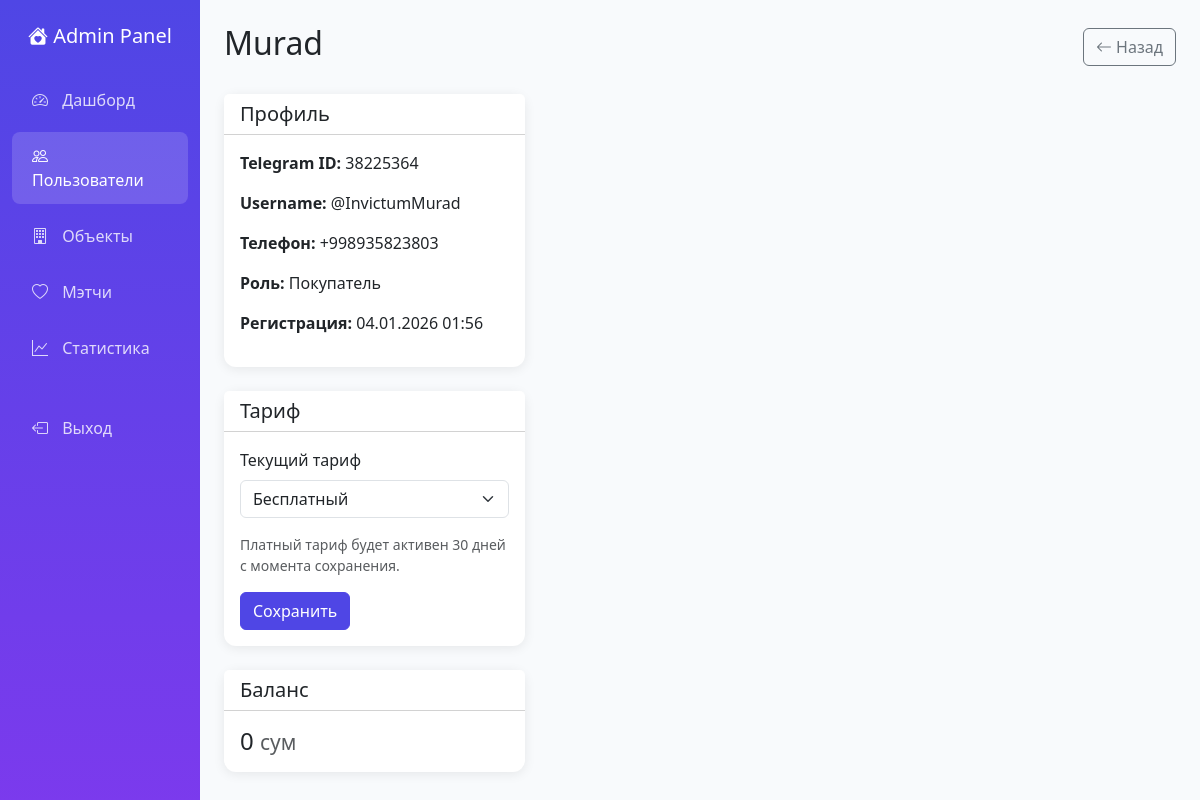
/admin/users/1 (signed in), run on the app's committed database.
### models.py (models this page shows)
class User(Base):
    __tablename__ = 'users'
    id = Column(Integer, primary_key=True)
    telegram_id = Column(BigInteger, unique=True, nullable=False)
    username = Column(String(100))
    first_name = Column(String(100))
    last_name = Column(String(100))
    phone = Column(String(20))
    language = Column(String(10), default=None)
    email = Column(String(200))
    password = Column(String(200))
    role = Column(Enum(UserRole), default=UserRole.BUYER)
    is_admin = Column(Boolean, default=False)
    admin_role = Column(Enum(AdminRole), nullable=True)
    is_blocked = Column(Boolean, default=False)
    created_at = Column(DateTime, default=get_tashkent_now)
    search_rooms = Column(String(50))
    search_floor = Column(String(20))
    search_district = Column(String(200))
    search_budget_min = Column(Integer)
    search_budget_max = Column(Integer)
    search_payment_type = Column(String(50))
    search_housing_type = Column(String(50))
    search_deal_type = Column(String(20))
    buyer_bio = Column(String(320))
    search_area_min = Column(Integer)
    search_area_max = Column(Integer)
    search_building_type = Column(String(100))
    search_renovation = Column(String(100))
    search_furniture = Column(String(20))
    search_bathroom = Column(String(50))
    search_currency = Column(String(10), default='USD')
    web_search_deal_type = Column(String(20))
    web_search_housing_type = Column(String(50))
    web_search_district = Column(String(200))
    web_search_price_min = Column(BigInteger)
    web_search_price_max = Column(BigInteger)
    web_search_area_min = Column(Integer)
    web_search_area_max = Column(Integer)
    web_search_floor_min = Column(Integer)
    web_search_floor_max = Column(Integer)
    web_search_rooms = Column(String(50))
    web_search_building_type = Column(String(100))
    web_search_renovation = Column(String(100))
    web_search_furniture = Column(String(20))
    web_search_bathroom = Column(String(50))
    seller_type = Column(Enum(SellerType))
    company_name = Column(String(200))
    manager_name = Column(String(100))
    tariff = Column(Enum(TariffType), default=TariffType.FREE)
    tariff_expires = Column(DateTime)
    trial_ends_at = Column(DateTime)
    daily_offers_count = Column(Integer, default=0)
    daily_offers_reset = Column(DateTime, default=get_tashkent_now)
    trial_used = Column(Boolean, default=False)
    balance = Column(Integer, default=0)
    bonus_properties = Column(Integer, default=0)
    bonus_likes = Column(Integer, default=0)
    properties = relationship("Property", back_populates="owner")
    likes_given = relationship("Like", foreign_keys="Like.user_id", back_populates="user")
    likes_received = relationship("Like", foreign_keys="Like.property_owner_id", back_populates="property_owner")
    offers_sent = relationship("Offer", foreign_keys="Offer.seller_id", back_populates="seller")
    offers_received = relationship("Offer", foreign_keys="Offer.buyer_id", back_populates="buyer")

### app.py (the view)
@app.route('/admin/users/<int:user_id>')
@admin_required
def admin_user_detail(user_id):
    db = get_db()
    user = db.query(User).filter(User.id == user_id).first()
    properties = db.query(Property).filter(Property.owner_id == user_id).all() if user else []
    matches = db.query(Match).filter((Match.buyer_id == user_id) | (Match.seller_id == user_id)).all() if user else []
    db.close()
    return render_template('admin/user_detail.html', user=user, properties=properties, matches=matches)

### app.py (called while the page is built)
def get_db():
    return SessionLocal()

def admin_required(f):
    @wraps(f)
    def decorated_function(*args, **kwargs):
        if 'user_id' not in session:
            return redirect(url_for('login'))
        db = get_db()
        user = db.query(User).filter(User.id == session['user_id']).first()
        db.close()
        if not user or not user.is_admin:
            return "Access denied", 403
        return f(*args, **kwargs)
    return decorated_function

### templates/admin/user_detail.html (shortened to what this page needs)
{% extends 'base.html' %}
{% block body %}
<div class="container-fluid">
    <div class="row">
        <nav class="col-md-3 col-lg-2 d-md-block sidebar collapse py-4">
            <div class="text-center text-white mb-4">
                <h5><i class="bi bi-house-heart-fill"></i> Admin Panel</h5>
            </div>
            <ul class="nav flex-column">
                <li class="nav-item">
                    <a class="nav-link" href="{{ url_for('admin_dashboard') }}">
                        <i class="bi bi-speedometer2"></i> Дашборд
                    </a>
                </li>
                <li class="nav-item">
                    <a class="nav-link active" href="{{ url_for('admin_users') }}">
                        <i class="bi bi-people"></i> Пользователи
                    </a>
                </li>
                <li class="nav-item">
                    <a class="nav-link" href="{{ url_for('admin_properties') }}">
                        <i class="bi bi-building"></i> Объекты
                    </a>
                </li>
                <li class="nav-item">
                    <a class="nav-link" href="{{ url_for('admin_matches') }}">
                        <i class="bi bi-heart"></i> Мэтчи
                    </a>
                </li>
                <li class="nav-item">
                    <a class="nav-link" href="{{ url_for('admin_stats') }}">
                        <i class="bi bi-graph-up"></i> Статистика
                    </a>
                </li>
                <li class="nav-item mt-4">
                    <a class="nav-link" href="{{ url_for('logout') }}">
                        <i class="bi bi-box-arrow-left"></i> Выход
                    </a>
                </li>
            </ul>
        </nav>
        <main class="col-md-9 ms-sm-auto col-lg-10 px-md-4 py-4">
            <div class="d-flex justify-content-between align-items-center mb-4">
                <h2>{{ user.first_name or 'Пользователь' }} {{ user.last_name or '' }}</h2>
                <a href="{{ url_for('admin_users') }}" class="btn btn-outline-secondary">
                    <i class="bi bi-arrow-left"></i> Назад
                </a>
            </div>
            <div class="row">
                <div class="col-lg-4 mb-4">
                    <div class="card">
                        <div class="card-header bg-white">
                            <h5 class="mb-0">Профиль</h5>
                        </div>
                        <div class="card-body">
                            <p><strong>Telegram ID:</strong> {{ user.telegram_id }}</p>
                            <p><strong>Username:</strong> {{ '@' + user.username if user.username else '-' }}</p>
                            <p><strong>Телефон:</strong> {{ user.phone or '-' }}</p>
                            <p><strong>Роль:</strong>
                                {% if user.role.value == 'buyer' %}Покупатель{% else %}Продавец{% endif %}
                            </p>
                            <p><strong>Регистрация:</strong> {{ user.created_at.strftime('%d.%m.%Y %H:%M') }}</p>
                        </div>
                    </div>
                    <div class="card mt-4">
                        <div class="card-header bg-white">
                            <h5 class="mb-0">Тариф</h5>
                        </div>
                        <div class="card-body">
                            <form method="POST" action="{{ url_for('update_user_tariff', user_id=user.id) }}">
                                <div class="mb-3">
                                    <label class="form-label">Текущий тариф</label>
                                    <select name="tariff" class="form-select">
                                        <option value="free" {% if user.tariff and user.tariff.value == 'free' %}selected{% endif %}>Бесплатный</option>
                                    </select>
                                </div>
                                <p class="text-muted small mb-3">Платный тариф будет активен 30 дней с момента сохранения.</p>
                                <button type="submit" class="btn btn-primary">Сохранить</button>
                            </form>
                        </div>
                    </div>
                    <div class="card mt-4">
                        <div class="card-header bg-white">
                            <h5 class="mb-0">Баланс</h5>
                        </div>
                        <div class="card-body">
                            <p class="h4 mb-0">{{ user.balance or 0 }} <small class="text-muted">сум</small></p>
                        </div>
                    </div>
                </div>
                <div class="col-lg-8">
                </div>
            </div>
        </main>
    </div>
</div>
{% endblock %}

### templates/base.html (style rules this page uses)
:root { --primary-color: #4f46e5; --secondary-color: #7c3aed; }
body { font-family: 'Segoe UI', system-ui, -apple-system, sans-serif; background-color: #f8fafc; }
.sidebar { min-height: 100vh; background: linear-gradient(180deg, var(--primary-color) 0%, var(--secondary-color) 100%); }
.sidebar .nav-link { color: rgba(255,255,255,0.8); padding: 12px 20px; margin: 4px 0; border-radius: 8px; transition: all 0.3s; }
.sidebar .nav-link:hover, .sidebar .nav-link.active { background: rgba(255,255,255,0.15); color: white; }
.sidebar .nav-link i { margin-right: 10px; }
.card { border: none; border-radius: 12px; box-shadow: 0 2px 12px rgba(0,0,0,0.08); }
.btn-primary { background: var(--primary-color); border-color: var(--primary-color); }

### data on the page
User: first_name "Murad", telegram_id "38225364", username "@InvictumMurad", phone "+998935823803", created_at "04.01.2026 01:56", balance "0"
